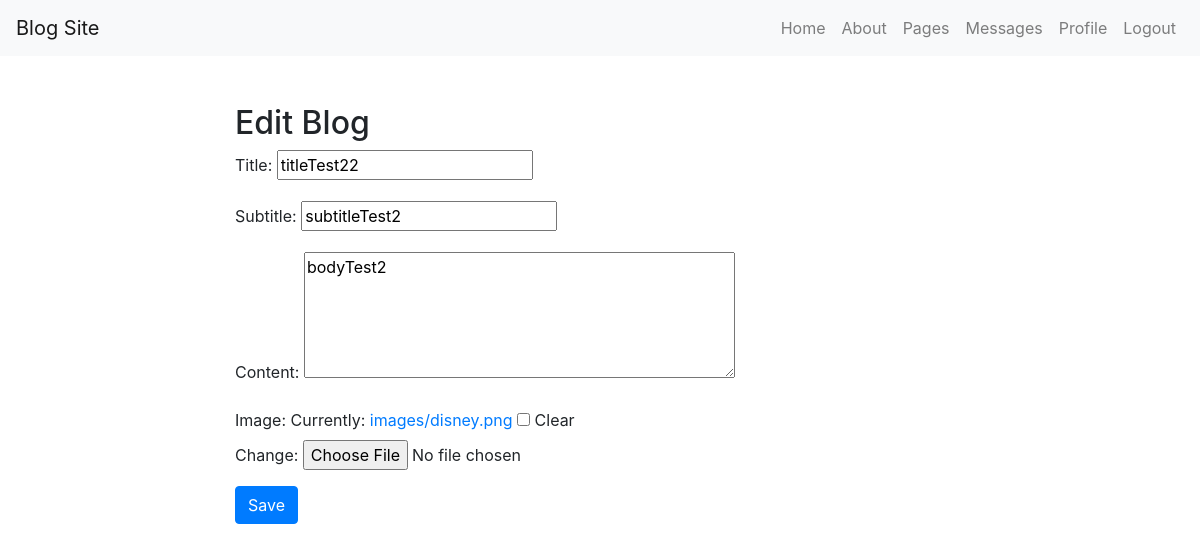
Page /blog/1/edit/ (signed in) on the committed database.
### blog_app/models.py (models this page shows, shortened)
class Blog(models.Model):
    title = models.CharField(max_length=100)
    subtitle = models.CharField(max_length=255)
    content = models.TextField()  # Body
    author = models.ForeignKey(User, on_delete=models.CASCADE)
    image = models.ImageField(upload_to='images/', blank=True, null=True)
    created_at = models.DateTimeField(auto_now_add=True)
    updated_at = models.DateTimeField(auto_now=True)

### blog_app/views.py (the view)
# urls.py: path('blog/<int:pk>/edit/', views.blog_edit, name='blog_edit'),
@login_required
def blog_edit(request, pk):
    blog = get_object_or_404(Blog, pk=pk)
    if request.method == 'POST':
        form = BlogForm(request.POST, request.FILES, instance=blog)
        if form.is_valid():
            form.save()
            return redirect('blog_detail', pk=blog.pk)
    else:
        form = BlogForm(instance=blog)
    return render(request, 'blog_app/blog_form.html', {'form': form})

### blog_app/forms.py
class BlogForm(forms.ModelForm):
    class Meta:
        model = Blog
        fields = ['title', 'subtitle', 'content', 'image']  # Include image field
        widgets = {
            'content': forms.Textarea(attrs={'rows': 5}),
        }

### blog_app/templates/blog_app/blog_form.html (shortened to what this page needs)
{% extends "blog_app/base.html" %}
{% block content %}
<div class="row">
    <div class="col-md-8 offset-md-2">
        <h2>{% if form.instance.pk %}Edit Blog{% else %}Create Blog{% endif %}</h2>
        <form method="post" enctype="multipart/form-data">
            {{ form.as_p }}
            <button type="submit" class="btn btn-primary">Save</button>
        </form>
    </div>
</div>
{% endblock %}

### blog_app/static/blog_app/styles.css (style rules this page uses)
body { padding-top: 56px; }

### rows in the picture
Blog: title "titleTest22", subtitle "subtitleTest2", content "bodyTest2"
